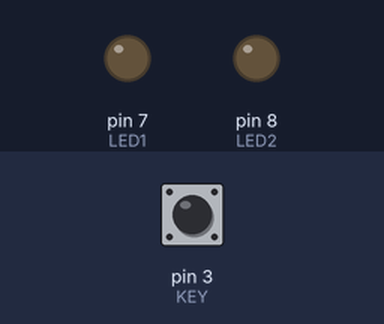
A sketch run on a simulated Arduino Uno, built with avr-gcc and run on an emulated ATmega328P. Parts: output pins drawn as LEDs (lit = HIGH). The inputs (shaded band) are chosen by the test bench; at power-on: pin 3 (KEY) HIGH.

Above: at 1.2 s.
1.3 s: pin 3 (KEY) pulled LOW for 0.15 s
At 2.1 s:
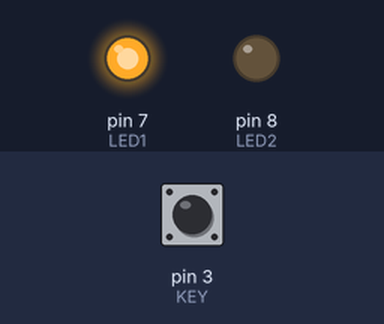
2.9 s: pin 3 (KEY) pulled LOW for 1 s
At 3.3 s:
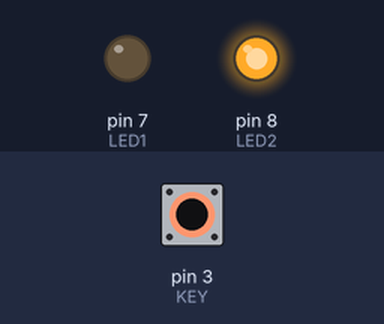
5.4 s: pin 3 (KEY) pulled LOW for 3.2 s
At 6.4 s:
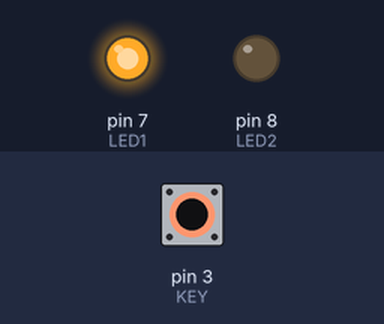
Timing chart, 0 to 8.4 s (numbered marks = the images above; inputs shaded):
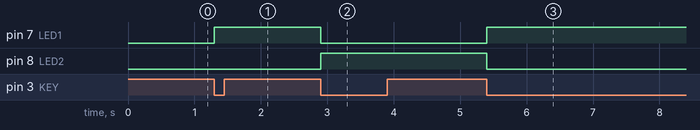

The sketch:

KEY_INTERRUPT.ino
```cpp
#define LED1 7
#define LED2 8
#define KEY  3

int flag = 0;

void setup() {
  // put your setup code here, to run once:
  pinMode(LED1, OUTPUT);
  pinMode(LED2, OUTPUT);
  pinMode(KEY, INPUT);
  attachInterrupt(digitalPinToInterrupt(KEY), key_pressed, FALLING);
}

void loop() {
  // put your main code here, to run repeatedly:

}

void key_pressed(){
  flag = !flag;
  digitalWrite(LED1, flag);
  digitalWrite(LED2, !flag);
}
```

Measured:
- after the input at 1.3 s, pin 7 (LED1): LOW → HIGH at once
- after the input at 2.9 s, pin 7 (LED1): HIGH → LOW at once; pin 8 (LED2): LOW → HIGH at once
- after the input at 5.4 s, pin 7 (LED1): LOW → HIGH at once; pin 8 (LED2): HIGH → LOW at once
